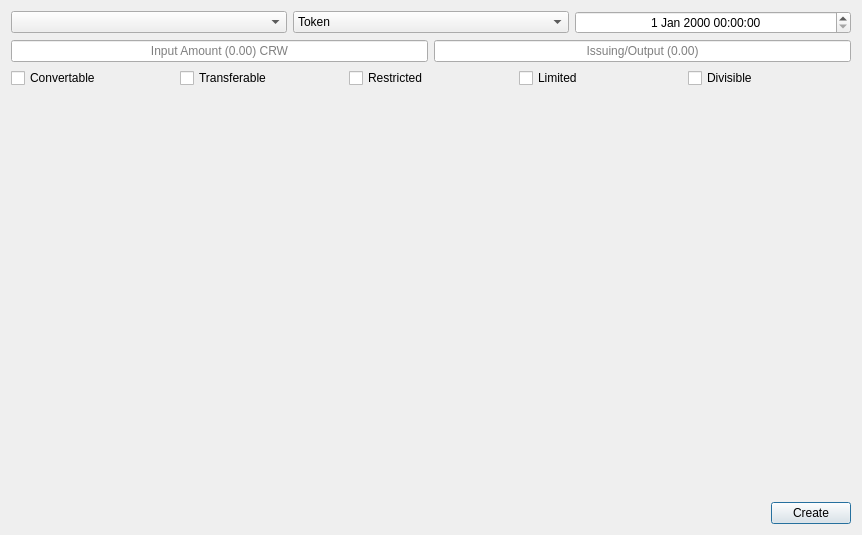
<?xml version="1.0" encoding="UTF-8"?>
<ui version="4.0">
 <class>NewAssetPage</class>
 <widget class="QDialog" name="NewAssetPage">
  <property name="geometry">
   <rect>
    <x>0</x>
    <y>0</y>
    <width>862</width>
    <height>535</height>
   </rect>
  </property>
  <property name="windowTitle">
   <string>Dialog</string>
  </property>
  <layout class="QVBoxLayout" name="verticalLayout_3">
   <item>
    <layout class="QVBoxLayout" name="verticalLayout_2">
     <item>
      <layout class="QVBoxLayout" name="verticalLayout">
       <item>
        <layout class="QHBoxLayout" name="horizontalLayout">
         <item>
          <widget class="QComboBox" name="contractcomboBox"/>
         </item>
         <item>
          <widget class="QComboBox" name="typecomboBox">
           <property name="layoutDirection">
            <enum>Qt::LeftToRight</enum>
           </property>
           <property name="insertPolicy">
            <enum>QComboBox::NoInsert</enum>
           </property>
           <item>
            <property name="text">
             <string>Token</string>
            </property>
           </item>
           <item>
            <property name="text">
             <string>Unique</string>
            </property>
           </item>
           <item>
            <property name="text">
             <string>Equity</string>
            </property>
           </item>
           <item>
            <property name="text">
             <string>Points</string>
            </property>
           </item>
           <item>
            <property name="text">
             <string>Credits</string>
            </property>
           </item>
          </widget>
         </item>
         <item>
          <widget class="QDateTimeEdit" name="expiry">
           <property name="alignment">
            <set>Qt::AlignCenter</set>
           </property>
          </widget>
         </item>
        </layout>
       </item>
       <item>
        <layout class="QHBoxLayout" name="horizontalLayout_2"/>
       </item>
       <item>
        <layout class="QHBoxLayout" name="horizontalLayout_3">
         <item>
          <widget class="QLineEdit" name="inputAmount">
           <property name="alignment">
            <set>Qt::AlignCenter</set>
           </property>
           <property name="placeholderText">
            <string extracomment="Input Amount">Input Amount (0.00) CRW</string>
           </property>
          </widget>
         </item>
         <item>
          <widget class="QLineEdit" name="outputAmount">
           <property name="alignment">
            <set>Qt::AlignCenter</set>
           </property>
           <property name="placeholderText">
            <string extracomment="Output Amount">Issuing/Output (0.00)</string>
           </property>
          </widget>
         </item>
        </layout>
       </item>
       <item>
        <layout class="QHBoxLayout" name="horizontalLayout_4">
         <item>
          <widget class="QCheckBox" name="convertcheckBox">
           <property name="text">
            <string>Convertable</string>
           </property>
          </widget>
         </item>
         <item>
          <widget class="QCheckBox" name="transfercheckBox">
           <property name="text">
            <string>Transferable</string>
           </property>
          </widget>
         </item>
         <item>
          <widget class="QCheckBox" name="restrictedcheckBox">
           <property name="text">
            <string>Restricted</string>
           </property>
          </widget>
         </item>
         <item>
          <widget class="QCheckBox" name="limitedcheckBox">
           <property name="text">
            <string>Limited</string>
           </property>
          </widget>
         </item>
         <item>
          <widget class="QCheckBox" name="divisiblecheckBox">
           <property name="text">
            <string>Divisible</string>
           </property>
          </widget>
         </item>
        </layout>
       </item>
      </layout>
     </item>
     <item>
      <spacer name="verticalSpacer_4">
       <property name="orientation">
        <enum>Qt::Vertical</enum>
       </property>
       <property name="sizeHint" stdset="0">
        <size>
         <width>20</width>
         <height>40</height>
        </size>
       </property>
      </spacer>
     </item>
     <item>
      <layout class="QHBoxLayout" name="horizontalLayout_5">
       <item>
        <spacer name="horizontalSpacer_4">
         <property name="orientation">
          <enum>Qt::Horizontal</enum>
         </property>
         <property name="sizeHint" stdset="0">
          <size>
           <width>40</width>
           <height>20</height>
          </size>
         </property>
        </spacer>
       </item>
       <item>
        <widget class="QPushButton" name="Create">
         <property name="text">
          <string>Create</string>
         </property>
        </widget>
       </item>
      </layout>
     </item>
    </layout>
   </item>
  </layout>
 </widget>
 <resources/>
 <connections/>
</ui>
